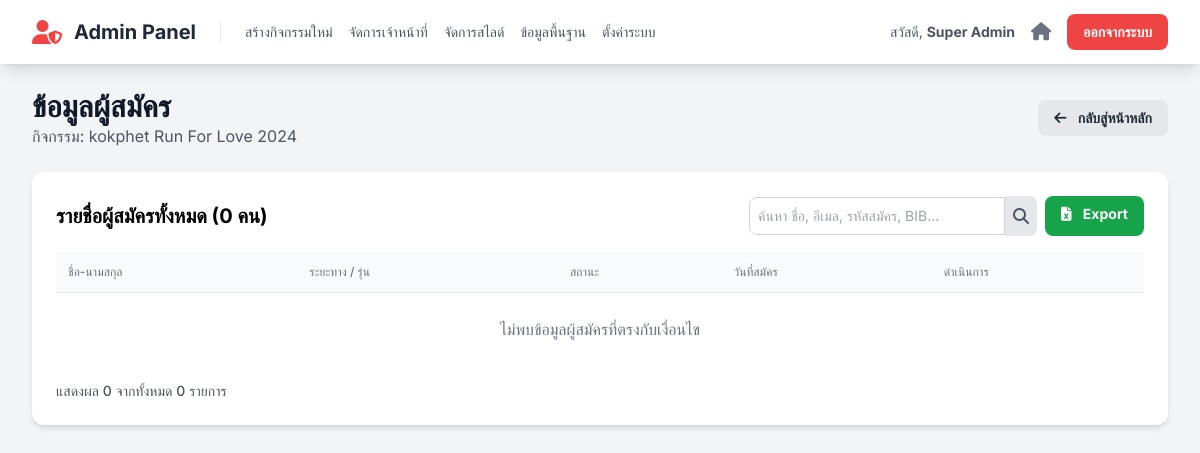
The page /admin/registrants.php?event_id=1 (signed in) on the database as committed earlier.
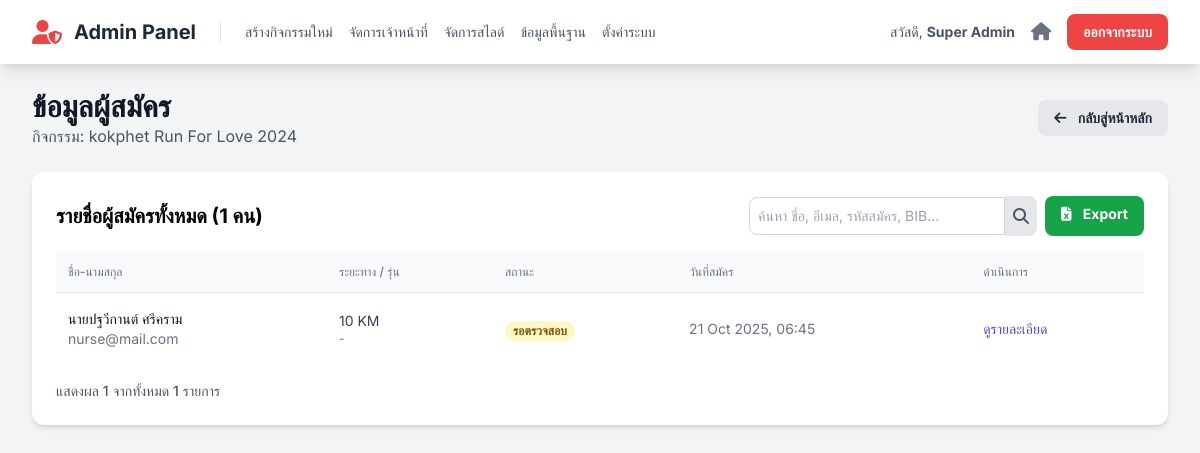
The same page on the database as committed later.
### tables this page shows
CREATE TABLE `registrations` (
  `id` int(11) NOT NULL,
  `registration_code` varchar(20) NOT NULL COMMENT 'รหัสการสมัคร เช่น R001',
  `user_id` int(11) DEFAULT NULL COMMENT 'เชื่อมกับตาราง users ถ้าสมัครแบบ login',
  `event_id` int(11) NOT NULL,
  `distance_id` int(11) NOT NULL,
  `race_category_id` int(11) DEFAULT NULL,
  `bib_number` varchar(20) DEFAULT NULL,
  `shirt_size` varchar(10) NOT NULL,
  `status` enum('รอชำระเงิน','รอตรวจสอบ','ชำระเงินแล้ว') NOT NULL DEFAULT 'รอชำระเงิน',
  `payment_slip_url` text DEFAULT NULL,
  `registered_at` timestamp NOT NULL DEFAULT current_timestamp(),
  `title` varchar(50) NOT NULL,
  `first_name` varchar(255) NOT NULL,
  `last_name` varchar(255) NOT NULL,
  `gender` varchar(50) DEFAULT NULL,
  `email` varchar(255) NOT NULL,
  `phone` varchar(50) NOT NULL,
  `line_id` varchar(100) DEFAULT NULL,
  `thai_id` varchar(13) NOT NULL,
  `birth_date` date DEFAULT NULL,
  `disease` varchar(255) DEFAULT 'ไม่มีโรคประจำตัว',
  `disease_detail` text DEFAULT NULL,
  `emergency_contact_name` varchar(255) DEFAULT NULL,
  `emergency_contact_phone` varchar(50) DEFAULT NULL
);

CREATE TABLE `distances` (
  `id` int(11) NOT NULL,
  `event_id` int(11) NOT NULL,
  `name` varchar(100) NOT NULL COMMENT 'ชื่อระยะทาง เช่น 10 KM',
  `price` decimal(10,2) NOT NULL COMMENT 'ค่าสมัคร',
  `category` varchar(100) DEFAULT NULL COMMENT 'ประเภท เช่น Fun Run',
  `bib_color` varchar(7) DEFAULT '#4f46e5' COMMENT 'รหัสสีสำหรับพื้นหลัง BIB ของระยะนี้',
  `bib_prefix` varchar(20) DEFAULT NULL COMMENT 'คำนำหน้าเลข BIB สำหรับระยะนี้',
  `bib_start_number` int(11) DEFAULT 1 COMMENT 'เลข BIB เริ่มต้นสำหรับระยะนี้',
  `bib_padding` int(11) DEFAULT 4 COMMENT 'จำนวนหลักของเลข BIB',
  `bib_next_number` int(11) DEFAULT NULL COMMENT 'เลข BIB ลำดับถัดไปที่จะใช้'
);

### functions.php (called while the page is built, shortened)
<?php
function e($data) {
    return htmlspecialchars($data ?? '', ENT_QUOTES, 'UTF-8');
}
?>

### admin/registrants.php (the view, shortened to what the changed rows need)
<?php
require_once '../config.php';
require_once '../functions.php';
$event_id = intval($_GET['event_id']);
$limit = 10;
$page = isset($_GET['page']) && is_numeric($_GET['page']) ? (int)$_GET['page'] : 1;
$offset = ($page - 1) * $limit;
$search_term = isset($_GET['search']) ? trim($_GET['search']) : '';
$base_query = "FROM registrations r
               JOIN distances d ON r.distance_id = d.id
               LEFT JOIN race_categories rc ON r.race_category_id = rc.id
               WHERE r.event_id = ?";
$where_clause = '';
$params_where = [$event_id];
$types_where = 'i';
$count_query = "SELECT COUNT(r.id) " . $base_query . $where_clause;
$count_stmt = $mysqli->prepare($count_query);
$count_stmt->bind_param($types_where, ...$params_where);
$count_stmt->execute();
$total_records = $count_stmt->get_result()->fetch_row()[0];
$select_fields = "SELECT r.id, r.title, r.first_name, r.last_name, r.email, r.status, r.registered_at, d.name as distance_name, rc.name as category_name ";
$limit_clause = " ORDER BY r.registered_at DESC LIMIT ? OFFSET ?";
$params_main = $params_where;
$types_main = $types_where;
$params_main[] = $limit;
$params_main[] = $offset;
$types_main .= 'ii';
$registrants_query = $select_fields . $base_query . $where_clause . $limit_clause;
$registrants_stmt = $mysqli->prepare($registrants_query);
$registrants_stmt->bind_param($types_main, ...$params_main);
$registrants_stmt->execute();
$registrants = $registrants_stmt->get_result()->fetch_all(MYSQLI_ASSOC);
include 'partials/header.php';
?>
<div class="flex justify-between items-center mb-6">
    <div>
        <h1 class="text-3xl font-bold text-gray-900">ข้อมูลผู้สมัคร</h1>
    </div>
</div>
<div class="bg-white p-6 rounded-xl shadow-md">
    <div class="mb-4 flex flex-col md:flex-row justify-between items-center gap-4">
        <h2 class="text-xl font-bold">รายชื่อผู้สมัครทั้งหมด (<?= number_format($total_records) ?> คน)</h2>
        <div class="flex gap-2">
            <form action="registrants.php" method="GET" class="flex items-center">
            </form>
            <a href="../actions/export_registrants.php?event_id=<?= e($event_id) ?>&search=<?= urlencode($search_term) ?>" class="bg-green-600 hover:bg-green-700 text-white font-bold py-2 px-4 rounded-lg text-sm">
            </a>
        </div>
    </div>
    <div class="overflow-x-auto">
        <table class="min-w-full divide-y divide-gray-200">
            <thead class="bg-gray-50">
                <tr>
                    <th class="px-3 py-3 text-left text-xs font-medium text-gray-500 uppercase">ชื่อ-นามสกุล</th>
                    <th class="px-3 py-3 text-left text-xs font-medium text-gray-500 uppercase">ระยะทาง / รุ่น</th>
                    <th class="px-3 py-3 text-left text-xs font-medium text-gray-500 uppercase">สถานะ</th>
                    <th class="px-3 py-3 text-left text-xs font-medium text-gray-500 uppercase">วันที่สมัคร</th>
                    <th class="px-3 py-3 text-left text-xs font-medium text-gray-500 uppercase">ดำเนินการ</th>
                </tr>
            </thead>
            <tbody class="bg-white divide-y divide-gray-200">
                <?php if (empty($registrants)): ?>
                    <tr><td colspan="5" class="text-center py-6 text-gray-500">ไม่พบข้อมูลผู้สมัครที่ตรงกับเงื่อนไข</td></tr>
                <?php else: ?>
                    <?php foreach($registrants as $reg):
                        $status_color = 'gray';
                        if ($reg['status'] == 'รอตรวจสอบ') $status_color = 'yellow';
                    ?>
                    <tr>
                        <td class="px-3 py-4 whitespace-nowrap">
                            <div class="text-sm font-medium text-gray-900"><?= e($reg['title'] . $reg['first_name'] . ' ' . $reg['last_name']) ?></div>
                            <div class="text-sm text-gray-500"><?= e($reg['email']) ?></div>
                        </td>
                        <td class="px-3 py-4 whitespace-nowrap text-sm text-gray-700">
                            <div><?= e($reg['distance_name']) ?></div>
                            <div class="text-xs text-gray-500"><?= e($reg['category_name'] ?: '-') ?></div>
                        </td>
                        <td class="px-3 py-4 whitespace-nowrap">
                            <span class="px-2 inline-flex text-xs leading-5 font-semibold rounded-full bg-<?= $status_color ?>-100 text-<?= $status_color ?>-800">
                                <?= e($reg['status']) ?>
                            </span>
                        </td>
                        <td class="px-3 py-4 whitespace-nowrap text-sm text-gray-500">
                            <?= date("d M Y, H:i", strtotime($reg['registered_at'])) ?>
                        </td>
                        <td class="px-3 py-4 whitespace-nowrap text-sm font-medium">
                            <a href="registrant_detail.php?reg_id=<?= e($reg['id']) ?>" class="text-indigo-600 hover:text-indigo-900">ดูรายละเอียด</a>
                        </td>
                    </tr>
                    <?php endforeach; ?>
                <?php endif; ?>
            </tbody>
        </table>
    </div>
    <div class="mt-4 flex justify-between items-center text-sm">
        <p class="text-gray-600">
            แสดงผล <span class="font-medium"><?= count($registrants) ?></span> จากทั้งหมด <span class="font-medium"><?= number_format($total_records) ?></span> รายการ
        </p>
    </div>
</div>
<?php
include 'partials/footer.php';
?>

Rows that differ between the two databases and show on the page:
added registrations: title+first_name+last_name "นายปฐวีกานต์ ศรีคราม", email "nurse@mail.com", distance.name "10 KM", category_name "-", status "รอตรวจสอบ", registered_at "21 Oct 2025, 06:45"
Other text that changed with them:
$total_records: "0" → "1"
count($registrants): "0" → "1"
text no longer shown: "ไม่พบข้อมูลผู้สมัครที่ตรงกับเงื่อนไข"
